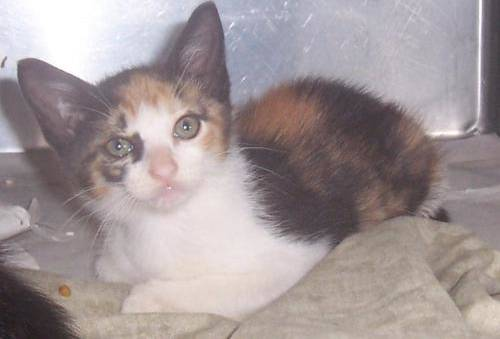
#> input picture Treino/cat.10015.jpg, 500 x 339 px; its folder holds 4 pictures in this run
$ python prova.py
#> lines starting #> are read from the running program, lines starting #| are printed output that depends on the picture
import cv2
import matplotlib.pyplot as plt
import numpy as np
import os
from sklearn.svm import SVC
from sklearn.metrics import classification_report

# Pré-processa imagens da pasta Treino (caminho embutido)
def preprocessar_imagem_treino(nome_arquivo):
#> called with nome_arquivo = 'cat.10015.jpg'
    imagem = cv2.imread(f'Treino/{nome_arquivo}')
#> imagem is the input picture: shape (339, 500, 3); mean B, G, R 151.8, 150.4, 161.6
    imagem_redimensionada = cv2.resize(imagem, (128, 128))
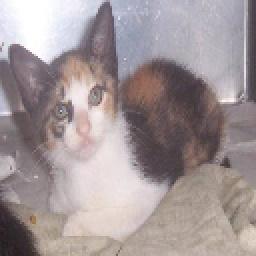
#> imagem_redimensionada: shape (128, 128, 3) (shown 2 times larger); mean B, G, R 151.6, 150.2, 161.5
    imagem_suavizada = cv2.GaussianBlur(imagem_redimensionada, (5, 5), 0)
    imagem_cinza = cv2.cvtColor(imagem_suavizada, cv2.COLOR_BGR2GRAY)
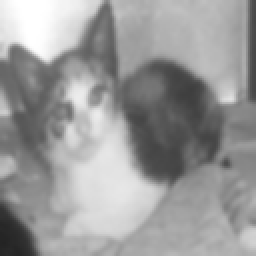
#> imagem_cinza: shape (128, 128) (shown 2 times larger); min 35, max 255, mean 153.8
    imagem_equalizada = cv2.equalizeHist(imagem_cinza)
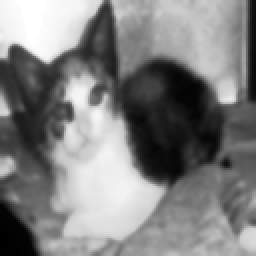
#> imagem_equalizada: shape (128, 128) (shown 2 times larger); min 0, max 255, mean 128.3
    return imagem_equalizada

# Pré-processa imagens da pasta Teste (caminho embutido)
def preprocessar_imagem_teste(nome_arquivo):
    imagem = cv2.imread(f'Teste/{nome_arquivo}')
    imagem_redimensionada = cv2.resize(imagem, (128, 128))
    imagem_suavizada = cv2.GaussianBlur(imagem_redimensionada, (5, 5), 0)
    imagem_cinza = cv2.cvtColor(imagem_suavizada, cv2.COLOR_BGR2GRAY)
    imagem_equalizada = cv2.equalizeHist(imagem_cinza)
    return imagem_equalizada

# Carrega dataset de treino da pasta "Treino"
def carregar_dataset(pasta):
    X = []
    y = []
    for nome_arquivo in os.listdir(pasta):
        if not nome_arquivo.lower().endswith(('.jpg', '.png', '.jpeg')):
            continue
        imagem = preprocessar_imagem_treino(nome_arquivo)
        X.append(imagem.flatten())
        if 'cat' in nome_arquivo.lower():
            y.append('gato')
        elif 'dog' in nome_arquivo.lower():
            y.append('cachorro')
#> pass 2 of the loop in carregar_dataset, `for nome_arquivo in os.listdir(pasta):`:
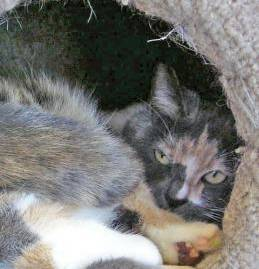
#> input picture Treino/cat.1003.jpg, 259 x 269 px
#> in preprocessar_imagem_treino, imagem is the input picture: shape (269, 259, 3); mean B, G, R 115.1, 118.3, 119.5
#> in preprocessar_imagem_treino (call 2), `imagem_cinza = cv2.cvtColor(imagem_suavizada, cv2.COLOR_BGR2GRAY)`:
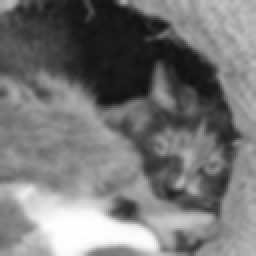
#> imagem_cinza: shape (128, 128) (shown 2 times larger); min 18, max 255, mean 118.1
#> in preprocessar_imagem_treino (call 2), `imagem_equalizada = cv2.equalizeHist(imagem_cinza)`:
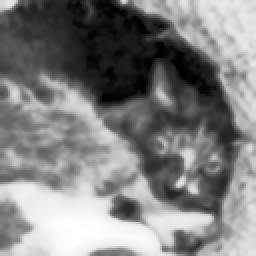
#> imagem_equalizada: shape (128, 128) (shown 2 times larger); min 0, max 255, mean 128.3
#> pass 3 of the loop in carregar_dataset, `for nome_arquivo in os.listdir(pasta):`:
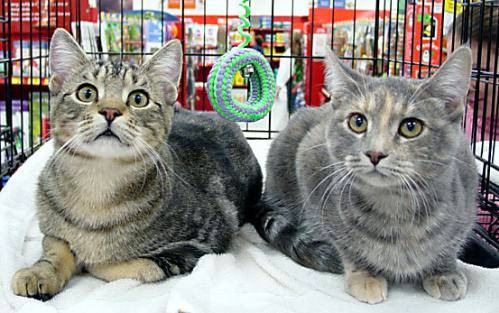
#> input picture Treino/cat.10064.jpg, 499 x 313 px
#> in preprocessar_imagem_treino, imagem is the input picture: shape (313, 499, 3); mean B, G, R 132.4, 137.7, 141.6
#> in preprocessar_imagem_treino (call 3), `imagem_redimensionada = cv2.resize(imagem, (128, 128))`:
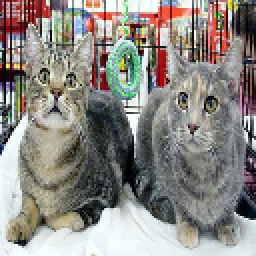
#> imagem_redimensionada: shape (128, 128, 3) (shown 2 times larger); mean B, G, R 131.8, 137.2, 141
#> in preprocessar_imagem_treino (call 3), `imagem_equalizada = cv2.equalizeHist(imagem_cinza)`:
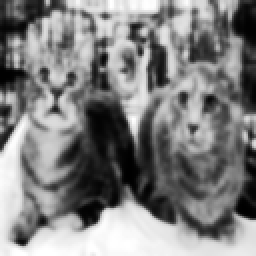
#> imagem_equalizada: shape (128, 128) (shown 2 times larger); min 0, max 255, mean 128.2
#> the loop made 4 passes; the first 3 are shown
    return X, y

# Lista dos nomes das imagens de teste (na pasta "Teste")
nomes_imagens_teste = [
    'gato1.jpg', 'gato2.jpg', 'gato3.jpg',
    'cachorro1.jpg', 'cachorro2.jpg', 'cachorro3.jpg'
]

# Carregar dados de treino
X_train, y_train = carregar_dataset("Treino")

# Treinar modelo SVM
modelo = SVC(kernel='linear')
#> (the run stopped early here; a loop or call above may not have finished)
